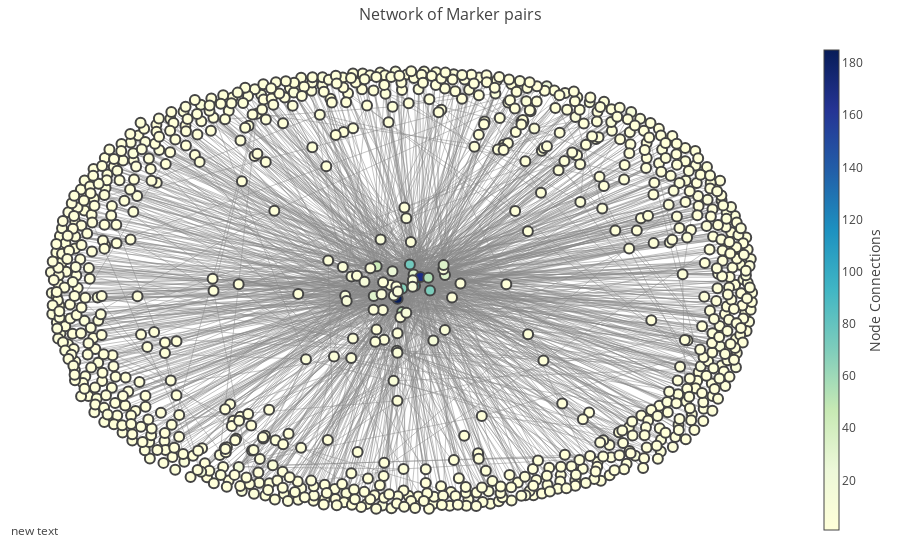

Notebook cell for this chart:
### Code cell
p=nx.single_source_shortest_path_length(net_G2M,ncenter)

edge_trace = go.Scatter(
    x=[],
    y=[],
    line=go.Line(width=0.5,color='#888'),
    hoverinfo='none',
    mode='lines')

for edge in net_G2M.edges():
    x0, y0 = pos[edge[0]]
    x1, y1 = pos[edge[1]]
    edge_trace['x'] += [x0, x1, None]
    edge_trace['y'] += [y0, y1, None]

node_trace = go.Scatter(
    x=[],
    y=[],
    text=[],
    mode='markers',
    hoverinfo='text',
    marker=go.Marker(
        showscale=True,
        # colorscale options
        # 'Greys' | 'Greens' | 'Bluered' | 'Hot' | 'Picnic' | 'Portland' |
        # Jet' | 'RdBu' | 'Blackbody' | 'Earth' | 'Electric' | 'YIOrRd' | 'YIGnBu'
        colorscale='YIGnBu',
        reversescale=True,
        color=[],
        size=10,
        colorbar=dict(
            thickness=15,
            title='Node Connections',
            xanchor='left',
            titleside='right'
        ),
        line=dict(width=2)))

for node in net_G2M.nodes():
    x, y = pos[node]
    node_trace['x'].append(x)
    node_trace['y'].append(y)
    
for node in net_G2M.nodes:
    node_trace['marker']['color'].append(net_G2M.degree(node))
    node_info = '# of connections: '+str(net_G2M.degree(node))
    node_trace['text'].append(node_info)

fig = go.Figure(data=go.Data([edge_trace, node_trace]),
             layout=go.Layout(
                title='Network of Marker pairs',
                titlefont=dict(size=16),
                showlegend=False,
                hovermode='closest',
                margin=dict(b=20,l=5,r=5,t=40),
                annotations=[ dict(
                    showarrow=False,
                    xref="paper", yref="paper",
                    x=0.005, y=-0.002 ) ],
                xaxis=go.XAxis(showgrid=False, zeroline=False, showticklabels=False),
                yaxis=go.YAxis(showgrid=False, zeroline=False, showticklabels=False)))

iplot(fig, filename='networkx')

### Figure 1 — Plotly figure (JSON) as saved in the notebook; plotly's stock layout.template omitted (floating-point values rounded to 4 significant figures; data arrays with more than 128 entries replaced by an {"elided": "..."} marker saying what was removed)
{"data": [{"hoverinfo": "none", "line": {"color": "#888", "width": 0.5}, "mode": "lines", "type": "scatter", "x": {"elided": "4410 float values"}, "y": {"elided": "4410 float values"}}, {"hoverinfo": "text", "marker": {"color": {"elided": "917 int values"}, "colorbar": {"thickness": 15, "title": "Node Connections", "titleside": "right", "xanchor": "left"}, "colorscale": "YIGnBu", "line": {"width": 2}, "reversescale": true, "showscale": true, "size": 10}, "mode": "markers", "text": {"elided": "917 str values"}, "type": "scatter", "x": {"elided": "917 float values"}, "y": {"elided": "917 float values"}}], "layout": {"annotations": [{"showarrow": false, "x": 0.005, "xref": "paper", "y": -0.002, "yref": "paper"}], "hovermode": "closest", "margin": {"b": 20, "l": 5, "r": 5, "t": 40}, "showlegend": false, "title": "Network of Marker pairs", "titlefont": {"size": 16}, "xaxis": {"showgrid": false, "showticklabels": false, "zeroline": false}, "yaxis": {"showgrid": false, "showticklabels": false, "zeroline": false}}}
